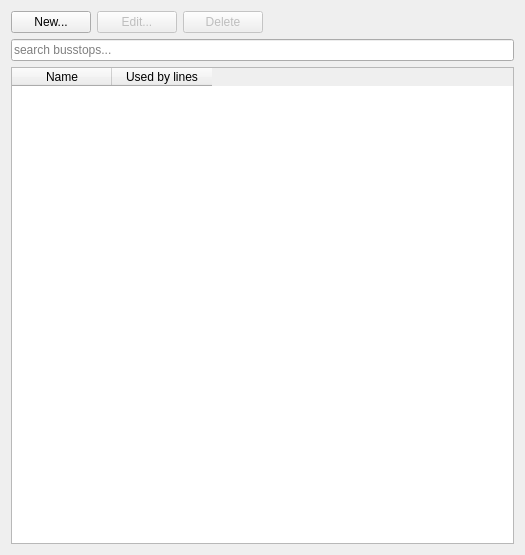
<?xml version="1.0" encoding="UTF-8"?>
<ui version="4.0">
 <class>WdgBusstops</class>
 <widget class="QWidget" name="WdgBusstops">
  <property name="geometry">
   <rect>
    <x>0</x>
    <y>0</y>
    <width>525</width>
    <height>555</height>
   </rect>
  </property>
  <property name="windowTitle">
   <string>Form</string>
  </property>
  <layout class="QVBoxLayout" name="verticalLayout">
   <item>
    <layout class="QHBoxLayout" name="horizontalLayout_2">
     <item>
      <widget class="QPushButton" name="pbBusstopNew">
       <property name="text">
        <string>New...</string>
       </property>
      </widget>
     </item>
     <item>
      <widget class="QPushButton" name="pbBusstopEdit">
       <property name="enabled">
        <bool>false</bool>
       </property>
       <property name="text">
        <string>Edit...</string>
       </property>
      </widget>
     </item>
     <item>
      <widget class="QPushButton" name="pbBusstopDelete">
       <property name="enabled">
        <bool>false</bool>
       </property>
       <property name="text">
        <string>Delete</string>
       </property>
      </widget>
     </item>
     <item>
      <spacer name="horizontalSpacer_2">
       <property name="orientation">
        <enum>Qt::Horizontal</enum>
       </property>
       <property name="sizeHint" stdset="0">
        <size>
         <width>40</width>
         <height>20</height>
        </size>
       </property>
      </spacer>
     </item>
    </layout>
   </item>
   <item>
    <widget class="QLineEdit" name="leBusstopSearch">
     <property name="placeholderText">
      <string>search busstops...</string>
     </property>
     <property name="clearButtonEnabled">
      <bool>true</bool>
     </property>
    </widget>
   </item>
   <item>
    <widget class="QTableWidget" name="twBusstops">
     <property name="selectionMode">
      <enum>QAbstractItemView::ExtendedSelection</enum>
     </property>
     <property name="selectionBehavior">
      <enum>QAbstractItemView::SelectRows</enum>
     </property>
     <property name="horizontalScrollMode">
      <enum>QAbstractItemView::ScrollPerPixel</enum>
     </property>
     <property name="columnCount">
      <number>2</number>
     </property>
     <column>
      <property name="text">
       <string>Name</string>
      </property>
     </column>
     <column>
      <property name="text">
       <string>Used by lines</string>
      </property>
     </column>
    </widget>
   </item>
  </layout>
 </widget>
 <resources/>
 <connections/>
</ui>
